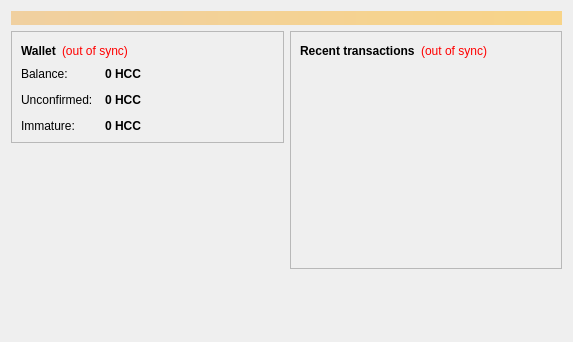
<?xml version="1.0" encoding="UTF-8"?>
<ui version="4.0">
 <class>OverviewPage</class>
 <widget class="QWidget" name="OverviewPage">
  <property name="geometry">
   <rect>
    <x>0</x>
    <y>0</y>
    <width>573</width>
    <height>342</height>
   </rect>
  </property>
  <property name="windowTitle">
   <string>Form</string>
  </property>
  <layout class="QVBoxLayout" name="topLayout">
   <item>
    <widget class="QLabel" name="labelAlerts">
     <property name="visible">
      <bool>false</bool>
     </property>
     <property name="styleSheet">
      <string notr="true">background-color: qlineargradient(x1: 0, y1: 0, x2: 1, y2: 0, stop:0 #F0D0A0, stop:1 #F8D488); color:#000000;</string>
     </property>
     <property name="wordWrap">
      <bool>true</bool>
     </property>
     <property name="margin">
      <number>3</number>
     </property>
    </widget>
   </item>
   <item>
    <layout class="QHBoxLayout" name="horizontalLayout" stretch="1,1">
     <item>
      <layout class="QVBoxLayout" name="verticalLayout_2">
       <item>
        <widget class="QFrame" name="frame">
         <property name="frameShape">
          <enum>QFrame::StyledPanel</enum>
         </property>
         <property name="frameShadow">
          <enum>QFrame::Raised</enum>
         </property>
         <layout class="QVBoxLayout" name="verticalLayout_4">
          <item>
           <layout class="QHBoxLayout" name="horizontalLayout_4">
            <item>
             <widget class="QLabel" name="label_5">
              <property name="font">
               <font>
                <weight>75</weight>
                <bold>true</bold>
               </font>
              </property>
              <property name="text">
               <string>Wallet</string>
              </property>
             </widget>
            </item>
            <item>
             <widget class="QLabel" name="labelWalletStatus">
              <property name="toolTip">
               <string>The displayed information may be out of date. Your wallet automatically synchronizes with the HCCoin network after a connection is established, but this process has not completed yet.</string>
              </property>
              <property name="styleSheet">
               <string notr="true">QLabel { color: red; }</string>
              </property>
              <property name="text">
               <string notr="true">(out of sync)</string>
              </property>
              <property name="alignment">
               <set>Qt::AlignLeading|Qt::AlignLeft|Qt::AlignVCenter</set>
              </property>
             </widget>
            </item>
            <item>
             <spacer name="horizontalSpacer_2">
              <property name="orientation">
               <enum>Qt::Horizontal</enum>
              </property>
              <property name="sizeHint" stdset="0">
               <size>
                <width>40</width>
                <height>20</height>
               </size>
              </property>
             </spacer>
            </item>
           </layout>
          </item>
          <item>
           <layout class="QFormLayout" name="formLayout_2">
            <property name="fieldGrowthPolicy">
             <enum>QFormLayout::AllNonFixedFieldsGrow</enum>
            </property>
            <property name="horizontalSpacing">
             <number>12</number>
            </property>
            <property name="verticalSpacing">
             <number>12</number>
            </property>
            <item row="0" column="0">
             <widget class="QLabel" name="label">
              <property name="text">
               <string>Balance:</string>
              </property>
             </widget>
            </item>
            <item row="0" column="1">
             <widget class="QLabel" name="labelBalance">
              <property name="font">
               <font>
                <weight>75</weight>
                <bold>true</bold>
               </font>
              </property>
              <property name="cursor">
               <cursorShape>IBeamCursor</cursorShape>
              </property>
              <property name="toolTip">
               <string>Your current balance</string>
              </property>
              <property name="text">
               <string notr="true">0 HCC</string>
              </property>
              <property name="textInteractionFlags">
               <set>Qt::LinksAccessibleByMouse|Qt::TextSelectableByKeyboard|Qt::TextSelectableByMouse</set>
              </property>
             </widget>
            </item>
            <item row="1" column="0">
             <widget class="QLabel" name="label_3">
              <property name="text">
               <string>Unconfirmed:</string>
              </property>
             </widget>
            </item>
            <item row="1" column="1">
             <widget class="QLabel" name="labelUnconfirmed">
              <property name="font">
               <font>
                <weight>75</weight>
                <bold>true</bold>
               </font>
              </property>
              <property name="cursor">
               <cursorShape>IBeamCursor</cursorShape>
              </property>
              <property name="toolTip">
               <string>Total of transactions that have yet to be confirmed, and do not yet count toward the current balance</string>
              </property>
              <property name="text">
               <string notr="true">0 HCC</string>
              </property>
              <property name="textInteractionFlags">
               <set>Qt::LinksAccessibleByMouse|Qt::TextSelectableByKeyboard|Qt::TextSelectableByMouse</set>
              </property>
             </widget>
            </item>
            <item row="2" column="0">
             <widget class="QLabel" name="labelImmatureText">
              <property name="text">
               <string>Immature:</string>
              </property>
             </widget>
            </item>
            <item row="2" column="1">
             <widget class="QLabel" name="labelImmature">
              <property name="font">
               <font>
                <weight>75</weight>
                <bold>true</bold>
               </font>
              </property>
              <property name="toolTip">
               <string>Mined balance that has not yet matured</string>
              </property>
              <property name="text">
               <string notr="true">0 HCC</string>
              </property>
              <property name="textInteractionFlags">
               <set>Qt::LinksAccessibleByMouse|Qt::TextSelectableByKeyboard|Qt::TextSelectableByMouse</set>
              </property>
             </widget>
            </item>
           </layout>
          </item>
         </layout>
        </widget>
       </item>
       <item>
        <spacer name="verticalSpacer">
         <property name="orientation">
          <enum>Qt::Vertical</enum>
         </property>
         <property name="sizeHint" stdset="0">
          <size>
           <width>20</width>
           <height>40</height>
          </size>
         </property>
        </spacer>
       </item>
      </layout>
     </item>
     <item>
      <layout class="QVBoxLayout" name="verticalLayout_3">
       <item>
        <widget class="QFrame" name="frame_2">
         <property name="frameShape">
          <enum>QFrame::StyledPanel</enum>
         </property>
         <property name="frameShadow">
          <enum>QFrame::Raised</enum>
         </property>
         <layout class="QVBoxLayout" name="verticalLayout">
          <item>
           <layout class="QHBoxLayout" name="horizontalLayout_2">
            <item>
             <widget class="QLabel" name="label_4">
              <property name="text">
               <string>&lt;b&gt;Recent transactions&lt;/b&gt;</string>
              </property>
             </widget>
            </item>
            <item>
             <widget class="QLabel" name="labelTransactionsStatus">
              <property name="toolTip">
               <string>The displayed information may be out of date. Your wallet automatically synchronizes with the HCCoin network after a connection is established, but this process has not completed yet.</string>
              </property>
              <property name="styleSheet">
               <string notr="true">QLabel { color: red; }</string>
              </property>
              <property name="text">
               <string notr="true">(out of sync)</string>
              </property>
              <property name="alignment">
               <set>Qt::AlignRight|Qt::AlignTrailing|Qt::AlignVCenter</set>
              </property>
             </widget>
            </item>
            <item>
             <spacer name="horizontalSpacer">
              <property name="orientation">
               <enum>Qt::Horizontal</enum>
              </property>
              <property name="sizeHint" stdset="0">
               <size>
                <width>40</width>
                <height>20</height>
               </size>
              </property>
             </spacer>
            </item>
           </layout>
          </item>
          <item>
           <widget class="QListView" name="listTransactions">
            <property name="styleSheet">
             <string notr="true">QListView { background: transparent; }</string>
            </property>
            <property name="frameShape">
             <enum>QFrame::NoFrame</enum>
            </property>
            <property name="verticalScrollBarPolicy">
             <enum>Qt::ScrollBarAlwaysOff</enum>
            </property>
            <property name="horizontalScrollBarPolicy">
             <enum>Qt::ScrollBarAlwaysOff</enum>
            </property>
            <property name="selectionMode">
             <enum>QAbstractItemView::NoSelection</enum>
            </property>
           </widget>
          </item>
         </layout>
        </widget>
       </item>
       <item>
        <spacer name="verticalSpacer_2">
         <property name="orientation">
          <enum>Qt::Vertical</enum>
         </property>
         <property name="sizeHint" stdset="0">
          <size>
           <width>20</width>
           <height>40</height>
          </size>
         </property>
        </spacer>
       </item>
      </layout>
     </item>
    </layout>
   </item>
  </layout>
 </widget>
 <resources/>
 <connections/>
</ui>
